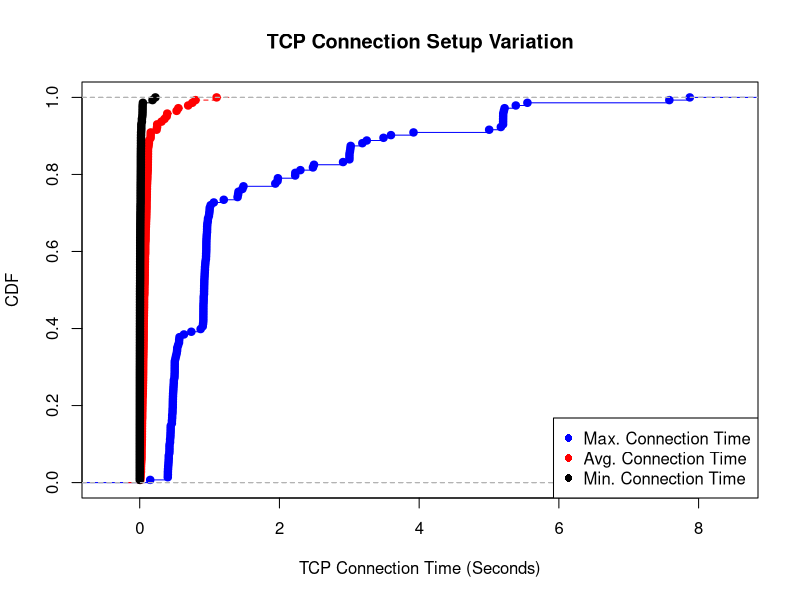

The R source for this figure:
tcp_connection_time_max <- c(0.434853076935, 0.41379904747, 3.91919207573, 1.46945786476, 3.48961997032, 0.953634023666, 0.443159103394, 0.921095132828, 0.910599946976, 0.933151960373, 2.2998282794, 0.472903013229, 0.954077005386, 0.424336910248, 0.934747934341, 5.20258307457, 0.465054988861, 0.534888982773, 0.501548051834, 3.02016305923, 0.442802906036, 1.01586198807, 1.00236606598, 3.01549816132, 0.476351976395, 5.20156002045, 0.633069038391, 0.911571025848, 0.963546037674, 0.501145124435, 0.911046981812, 0.487801074982, 0.922796964645, 0.473247051239, 0.460175037384, 0.911664962769, 0.500664949417, 0.528976917267, 0.407840967178, 0.403195142746, 0.426162958145, 0.965435028076, 2.22731900215, 0.439476966858, 3.00254487991, 0.915787935257, 0.9411277771, 0.990006923676, 0.910936117172, 0.929035186768, 0.957439184189, 5.21262598038, 0.482714891434, 0.510792016983, 0.872078895569, 1.20339298248, 0.949788808823, 0.49774312973, 0.411139011383, 1.00012898445, 1.97310709953, 0.434113025665, 1.06027007103, 0.480533838272, 0.974236011505, 0.964519023895, 2.49464416504, 0.92461681366, 0.564856052399, 0.444034099579, 0.500756025314, 0.499078035355, 0.469887018204, 0.920783042908, 5.54966940935, 3.24991229358, 0.150146327009, 7.87402729257, 1.41430997849, 0.401751995087, 3.00189185143, 0.488740921021, 3.59633898735, 0.955017089844, 0.995685100555, 5.16954398155, 0.470169067383, 0.947573184967, 2.91093397141, 1.94076395035, 0.426104068756, 3.00215506554, 2.47973012924, 0.464495897293, 0.911900043488, 0.950906038284, 7.5810634956, 0.51943898201, 0.959640979767, 0.415938854218, 0.426603078842, 3.00957393646, 0.915966033936, 0.562469005585, 5.2019431591, 0.440639019012, 0.501950979233, 5.20340108871, 0.931088924408, 0.402997970581, 0.914599895477, 0.912237882614, 0.485175848007, 0.405425071716, 5.00214719772, 0.977621078491, 0.473991155624, 0.474774837494, 0.54940199852, 0.927065134048, 1.4850859642, 0.901957988739, 0.537170886993, 1.97804713249, 5.201182127, 0.461108922958, 0.906872034073, 1.40834999084, 1.40062594414, 0.938409805298, 0.415744066238, 0.924054861069, 5.38332104683, 3.18687582016, 0.56967997551, 0.477745056152, 5.22303295135, 0.952781200409, 2.22542119026, 0.967859983444, 0.922190904617, 0.738713026047, 0.953487873077)

tcp_connection_time_avg <- c(0.0127519018509794, 0.0311194140286683, 0.075125321469142, 0.0562680928138959, 0.0549674785498238, 0.0552501759286622, 0.0364804985702665, 0.0723015318314138, 0.062385284562212, 0.0720984176850639, 1.10059002961864, 0.0333057641983031, 0.0678581275801772, 0.050208902036828, 0.0291881870340429, 0.0676027999204859, 0.062305215527019, 0.0899407682418804, 0.0305380668395582, 0.0492352963682896, 0.0360548606685475, 0.103312823711323, 0.126839783456603, 0.118151923159672, 0.0611306366168158, 0.15605294172933, 0.101243927123734, 0.110010645606323, 0.158016161042803, 0.130976915359499, 0.0319533115994621, 0.0477386128668638, 0.0712551966048295, 0.0596674580534004, 0.0377965751959327, 0.0381017202388794, 0.0265391632952811, 0.0842960779391192, 0.0360845512067687, 0.0465896894902086, 0.0425862371921611, 0.117538242805296, 0.115690027358201, 0.0581909860883359, 0.0494612628724355, 0.0399601070777193, 0.0523486416786975, 0.0684473503719696, 0.0287594857968726, 0.0709770990721324, 0.0726750956641336, 0.386097012625702, 0.0882197088665834, 0.0504382984978714, 0.100854776122341, 0.103136163574046, 0.0481412259701688, 0.0180565387430303, 0.0274338472902352, 0.0848394610466135, 0.0751962192317849, 0.023333441222076, 0.156859970454001, 0.0625709020174346, 0.0565319061279303, 0.094573146104774, 0.0984290740842056, 0.0854171046728114, 0.08406012275002, 0.0259625189740961, 0.0955711929571007, 0.0579638943191635, 0.0528149099673313, 0.067222946154407, 0.528263893278805, 0.250210135518472, 0.0563088544248583, 0.79860831698844, 0.11494279071081, 0.0260849055368474, 0.0998974662740551, 0.119332332459711, 0.0788453764385528, 0.0331719500569054, 0.0793342757126712, 0.752932541476999, 0.0390872708682373, 0.0457714425795004, 0.0486411903857932, 0.0985633502329177, 0.031164880456585, 0.0090382171064447, 0.0548426526965492, 0.0316447672636606, 0.0438111360583989, 0.0568650161993052, 0.553185767535899, 0.0534896120998984, 0.0933934610786166, 0.0400390310601669, 0.0174197721621923, 0.0626650735735747, 0.0205700387935601, 0.0965427811612707, 0.114921732952697, 0.0574717891627302, 0.0567809466657931, 0.0705059450655189, 0.101590251022894, 0.0266588315242412, 0.0733401267882763, 0.117156031297478, 0.051075929048045, 0.0186609526475229, 0.35455591432486, 0.0808324108791763, 0.013517877754492, 0.0450774272282899, 0.118205117061725, 0.0983737416154565, 0.107076456091964, 0.112956488574004, 0.116143252538584, 0.248652833179165, 0.311615425109838, 0.079344295686271, 0.0910982069834972, 0.0863791226653415, 0.0324415886564835, 0.0719821839719164, 0.0599183963269439, 0.0573391035983406, 0.693448544765061, 0.241412394296341, 0.134780971820506, 0.0632921381199426, 0.394158146999495, 0.109841717211415, 0.105535888918917, 0.074148889187665, 0.0443354633584134, 0.0791267346779117, 0.0497372670726893)

tcp_connection_time_min <- c(0.00259304046631, 0.00379800796509, 0.000407934188843, 0.00182890892029, 0.00253701210022, 0.000930070877075, 0.00323510169983, 0.014899969101, 0.0153229236603, 0.0154390335083, 0.00249505337707, 0.00344896316528, 0.0019268989563, 0.00620794296265, 0.00168013572693, 0.00313115119934, 0.00136590003967, 0.00845289230347, 0.00409317016602, 0.0040168762207, 0.00390601158142, 0.00903296470642, 0.0182518959045, 0.0159139633179, 0.0159931182861, 0.00122904777527, 0.00552797317505, 0.0227148532867, 0.000648975372314, 0.000653028488159, 0.00078296661377, 0.000741958618164, 0.00820207595825, 0.0132398605347, 0.0132641792297, 0.0132071971893, 0.00716686248779, 0.00716495513916, 0.00728702545166, 0.00732421875, 0.0081090927124, 0.00329303741455, 0.0065598487854, 0.00605893135071, 0.00266194343567, 0.00295400619507, 0.00582385063171, 0.00660014152527, 0.00684094429016, 0.00423693656921, 0.00432515144348, 0.00439500808716, 0.0137209892273, 0.00732898712158, 0.00628805160522, 0.00742888450623, 0.00098991394043, 0.00270986557007, 0.00972604751587, 0.00171208381653, 0.00158500671387, 0.000804901123047, 0.00133585929871, 0.00131487846375, 0.0014009475708, 0.00337696075439, 0.0133099555969, 0.0138309001923, 0.0137839317322, 0.0011088848114, 0.00358104705811, 0.0169529914856, 0.0159618854523, 0.0159327983856, 0.0190196250769, 0.0229659327088, 0.0223656167765, 0.0146230804821, 0.016242980957, 0.000795841217041, 0.000718116760254, 0.000726938247681, 0.000749826431274, 0.00991296768188, 0.00650906562805, 0.0414221286774, 0.00200605392456, 0.000870943069458, 0.000974893569946, 0.000827074050903, 0.00283408164978, 0.00145101547241, 0.00754404067993, 0.00713205337524, 0.00382709503174, 0.00177383422852, 0.0158859245795, 0.000677824020386, 0.000787019729614, 0.000623941421509, 0.000643014907837, 0.00158786773682, 0.000980138778687, 0.00434112548828, 0.0457880496979, 0.0147819519043, 0.00849390029907, 0.00234293937683, 0.00332093238831, 0.00330519676208, 0.0114398002625, 0.0111820697784, 0.0132150650024, 0.00512504577637, 0.223854064941, 0.0112249851227, 0.000569820404053, 0.000574111938477, 0.00136804580688, 0.00953221321106, 0.00174307823181, 0.0180549621582, 0.0181231498718, 0.0408809185028, 0.183364868164, 0.0183119773865, 0.00210499763489, 0.0062141418457, 0.00402283668518, 0.00470399856567, 0.0197999477386, 0.00438785552979, 0.0374491214752, 0.0416240692139, 0.00428104400635, 0.0167620182037, 0.0401599407196, 0.0312669277191, 0.0310409069061, 0.00147986412048, 0.00817584991455, 0.00176286697388, 0.0020010471344)

max = ecdf(tcp_connection_time_max)
avg = ecdf(tcp_connection_time_avg)
min = ecdf(tcp_connection_time_min)

plot(max, lty=1, col="blue", xlab="TCP Connection Time (Seconds)", ylab="CDF", main="TCP Connection Setup Variation")
lines(avg, lty=2, col="red")
lines(min)

legend("bottomright",  pch =16, legend=c("Max. Connection Time", "Avg. Connection Time","Min. Connection Time"), col=c("blue", "red", "black"))
